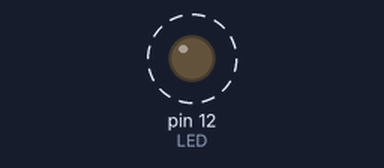
Bench run of a sketch on a simulated Arduino Uno, built with avr-gcc and run on an emulated ATmega328P. Shown: output pins drawn as LEDs (lit = HIGH). Dashed ring = blinking.

Above: at 0.2 s.
Timing chart, 0 to 3.0 s (numbered marks = the images above):
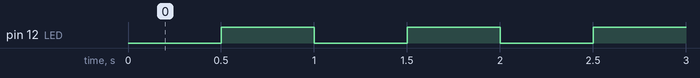

The sketch:

11_activity.ino
```cpp
#define LED 12

int LED_State = LOW;
int BlinkDelay = 500;

void setup() {
  // put your setup code here, to run once:
  Serial.begin(115200);
  Serial.setTimeout(10);
  pinMode(LED, OUTPUT);
}

void loop() {
  if(Serial.available() > 0){
    int data = Serial.parseInt();
    if(data >=100 && data <= 1000){
      BlinkDelay = data;
    }
  }

  digitalWrite(LED, LED_State);
  delay(BlinkDelay);

  if(LED_State == LOW){
    LED_State = HIGH;
  }
  else{
    LED_State = LOW;
  }

}
```

Measured:
- by itself, pin 12 (LED): alternates HIGH for 0.50 s and LOW for 0.50 s
